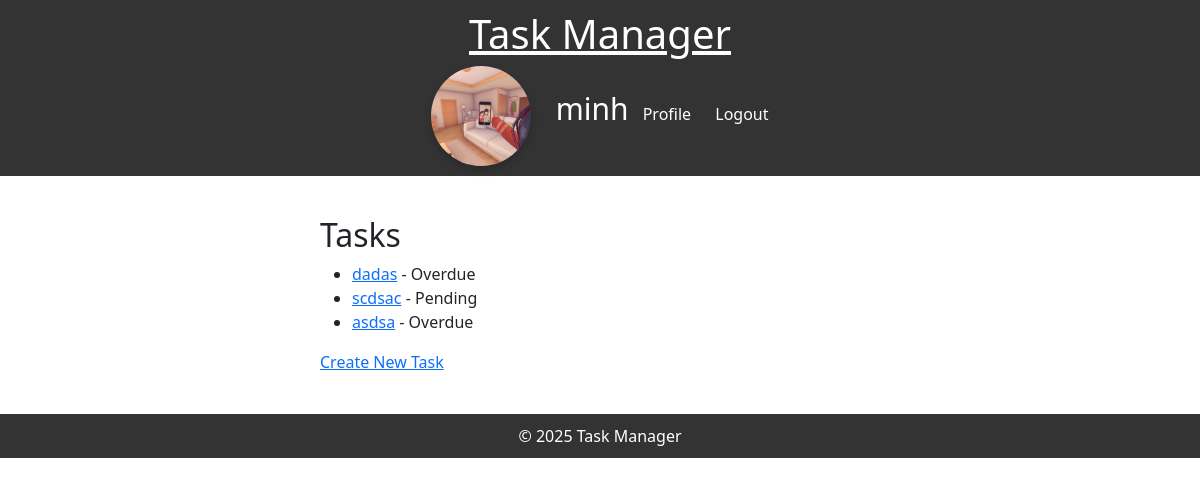
Page / (signed in) on the earlier database version.
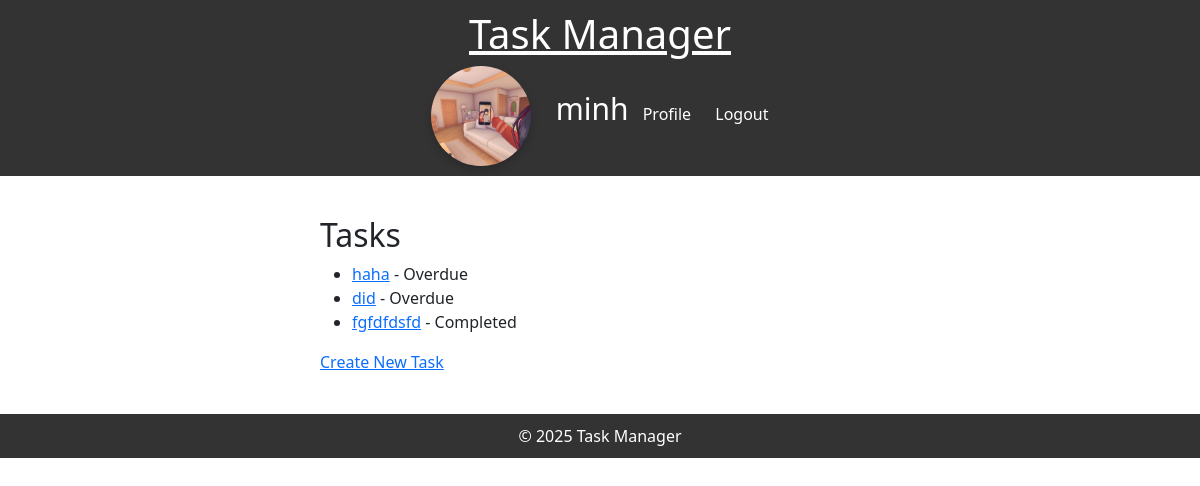
Same page on the later database version.
### users/models.py (models this page shows, shortened)
class Profile(models.Model):
    user = models.OneToOneField(User, on_delete=models.CASCADE)
    image = models.ImageField(default='default.png', upload_to='users_pics')

### blog/models.py (models this page shows, shortened)
class Task(models.Model):
    STATUS_CHOICES = [
        ('P', 'Pending'),
        ('I', 'In Progress'),
        ('C', 'Completed'),
        ('O', 'Overdue'),
    ]
    title = models.CharField(max_length=200)
    description = models.TextField()
    status = models.CharField(max_length=1, choices=STATUS_CHOICES, default='P')
    created = models.DateTimeField(default=now)
    finished = models.DateField()
    user = models.ForeignKey(User, on_delete=models.CASCADE, related_name='task')

### blog/views.py (the view)
# urls.py: path('', TaskListView.as_view(), name='home'),
class TaskListView(LoginRequiredMixin, ListView):
    model = Task
    template_name = 'blog/task_list.html'
    context_object_name = 'tasks'
    def get_queryset(self):
        Task.objects.filter(
            user=self.request.user,
            finished__lt=now()
        ).exclude(status='C').update(status='O')
        return Task.objects.filter(user=self.request.user)

### blog/templates/blog/task_list.html (shortened to what this page needs)
{% extends 'blog/base.html' %}
{% block content %}
<h2>Tasks</h2>
<ul>
    {% for task in tasks %}
        <li>
            <a href="{% url 'task-detail' task.pk %}">{{ task.title }}</a> - {{ task.get_status_display }}
        </li>
    {% empty %}
        <li>No tasks available.</li>
    {% endfor %}
</ul>
<a href="{% url 'task-create' %}">Create New Task</a>
{% endblock %}

### blog/templates/blog/base.html (shortened to what this page needs)
{% load static %}
<!DOCTYPE html>
<html lang="en">
<head>
    <link rel="stylesheet" href="{% static 'blog/css/style.css' %}">
    <link rel="stylesheet" href="https://cdn.jsdelivr.net/npm/bootstrap@5.1.3/dist/css/bootstrap.min.css">
    <link rel="stylesheet" href="https://cdnjs.cloudflare.com/ajax/libs/tempusdominus-bootstrap-4/5.39.0/css/tempusdominus-bootstrap-4.min.css">
</head>
<body>
    <header>
        <a style="color: #fff;" href="{% url 'home' %}"><h1>Task Manager</h1></a>
        <nav>
            {% if user.is_authenticated %}
                <div class="user-info">
                    <a href="{% url 'home' %}"><img style="width: 100px; height: 100px; object-fit: cover;" src="{{ user.profile.image.url }}" alt="Avatar" class="avatar"></a>
                    <span style="font-size: 30px;">{{ user.username }}</span>
                    <a href="{% url 'profile' %}">Profile</a>
                    <a href="{% url 'logout' %}">Logout</a>
                </div>
            {% else %}
                <a href="{% url 'login' %}">Login</a>
                <a href="{% url 'register' %}">Register</a>
            {% endif %}
        </nav>
    </header>
    <main>
        {% block content %}{% endblock %}
    </main>
    <footer>&copy; 2025 Task Manager</footer>
</body>
</html>

### blog/static/blog/css/style.css (style rules this page uses)
body { font-family: Arial, sans-serif; background-color: #f4f4f4; }
header, footer { background-color: #333; color: #fff; text-align: center; padding: 10px 0; }
nav a { color: #fff; margin: 0 10px; text-decoration: none; }
.avatar { width: 40px; height: 40px; border-radius: 50%; margin-right: 10px; }
main { max-width: 600px; margin: 20px auto; padding: 20px; background-color: #fff; border-radius: 5px; }
h2 { margin-bottom: 15px; }
.avatar { width: 150px; height: 150px; border-radius: 50%; box-shadow: 0 4px 8px rgba(0, 0, 0, 0.2); }

Differences in the rows shown:
removed Task: title "dadas", status "Overdue"
removed Task: title "scdsac", status "Pending"
removed Task: title "asdsa", status "Overdue"
added Task: title "haha", status "Overdue"
added Task: title "did", status "Overdue"
added Task: title "fgfdfdsfd", status "Completed"
